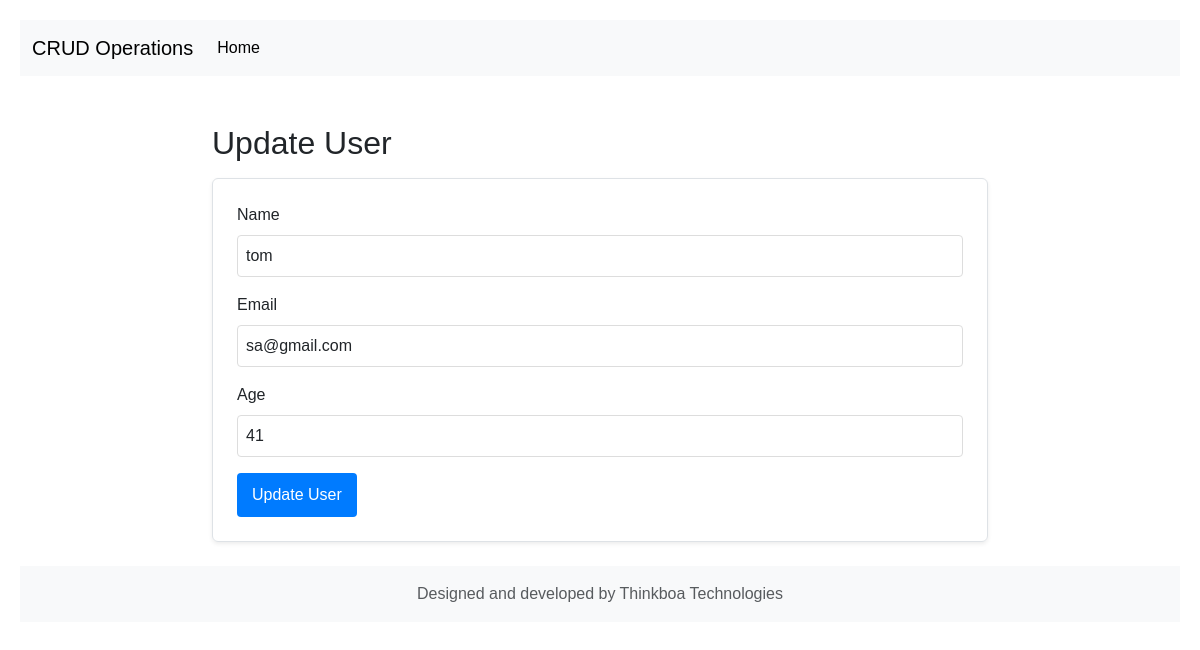
The app's page /update.php?id=2 with its own data.
### tables this page shows
CREATE TABLE IF NOT EXISTS `users` (
  `id` int NOT NULL AUTO_INCREMENT,
  `name` varchar(100) NOT NULL,
  `email` varchar(100) NOT NULL,
  `age` int DEFAULT NULL,
  `created_at` timestamp NULL DEFAULT CURRENT_TIMESTAMP,
  PRIMARY KEY (`id`),
  UNIQUE KEY `email` (`email`)
);

### update.php (the view, shortened to what this page needs)
<?php
include './db/db.php';
$id = $_GET['id'];
$sql = "SELECT * FROM users WHERE id=$id";
$result = $conn->query($sql);
$row = $result->fetch_assoc();
?>
<?php include './include/header.php'; ?>
	<div class="container">
		<h2 class="mt-5 mb-3">Update User</h2>
		<form method="POST" action="./helper/update_helper.php" class="p-4 border rounded shadow-sm mb-4">
			<div class="mb-3">
				<label for="name" class="form-label">Name</label>
				<input type="text" name="name" id="name" class="form-control" value="<?php echo $row['name']; ?>" required>
			</div>
			<div class="mb-3">
				<label for="email" class="form-label">Email</label>
				<input type="email" name="email" id="email" class="form-control" value="<?php echo $row['email']; ?>" required>
			</div>
			<div class="mb-3">
				<label for="age" class="form-label">Age</label>
				<input type="number" name="age" id="age" class="form-control" value="<?php echo $row['age']; ?>">
			</div>
			<button type="submit" class="btn btn-primary">Update User</button>
		</form>
	</div>
<?php include './include/footer.php'; ?>
</html>

### assests/css/style.css (style rules this page uses)
body { font-family: Arial, sans-serif; padding: 20px; }
.container { max-width: 800px; margin: 0 auto; }
form { margin-bottom: 20px; padding: 20px; border: 1px solid #ccc; border-radius: 5px; }
input[type="text"], input[type="email"], input[type="number"] { width: 100%; padding: 8px; margin-bottom: 10px; border-radius: 4px; border: 1px solid #ddd; }
button[type="submit"] { background-color: #007bff; color: white; padding: 10px 15px; border: none; border-radius: 4px; cursor: pointer; }

### records on screen
users: name "tom", email "sa@gmail.com", age "41"
